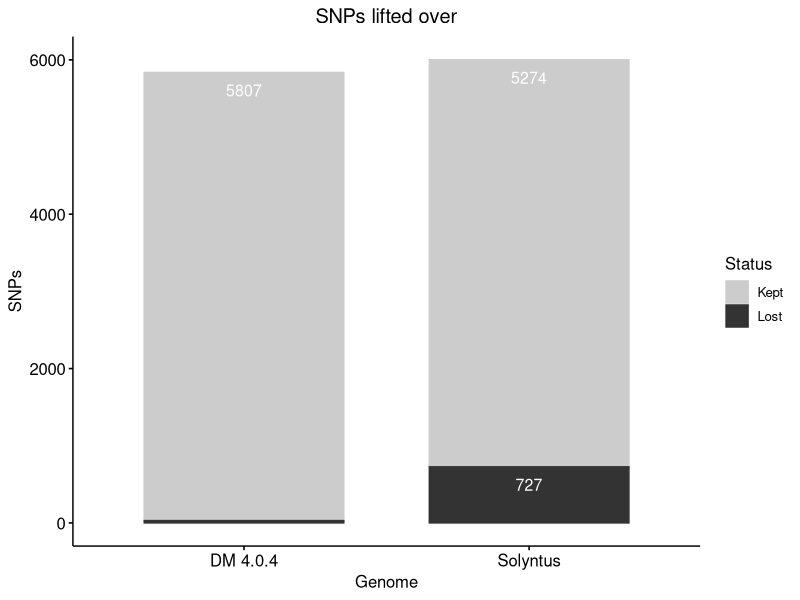

Reproduce this figure in R.
library(ggpubr)



df <- data.frame(Status=rep(c("Kept","Lost"), each=2),
                 Genome=rep(c("DM 4.0.4", "Solyntus"),2),
                 SNPs=c(5807,5274,30,727))

df <- df[order(df$Status, decreasing = F),]

png(filename = "SNPs_lifted_over.png", width=500, height = 500)
ggbarplot(df, "Genome", "SNPs",
          fill = "Status", color = "Status", palette = "grey",
          label = TRUE, lab.col = "white", lab.pos = "in", legend = "right") +
  ggtitle("SNPs lifted over") +
  theme(plot.title = element_text(hjust = 0.5))
dev.off()
# ggplot(df[order(df$Status, decreasing = F),],
#        aes(Genome, SNPs, fill=factor(Status))) +
#   geom_bar(position="stack",stat = "identity")